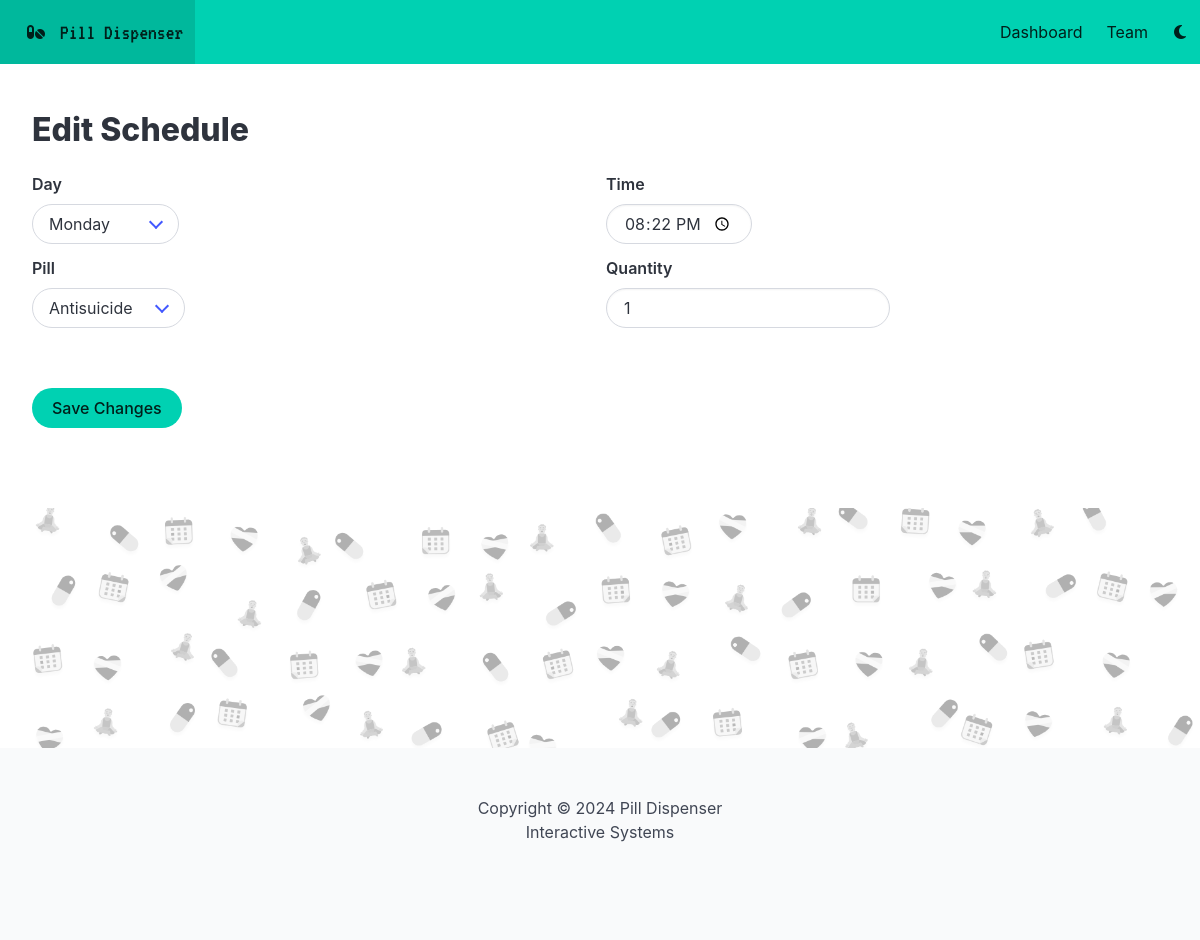
The page /edit_schedule/1 on the database as committed earlier.
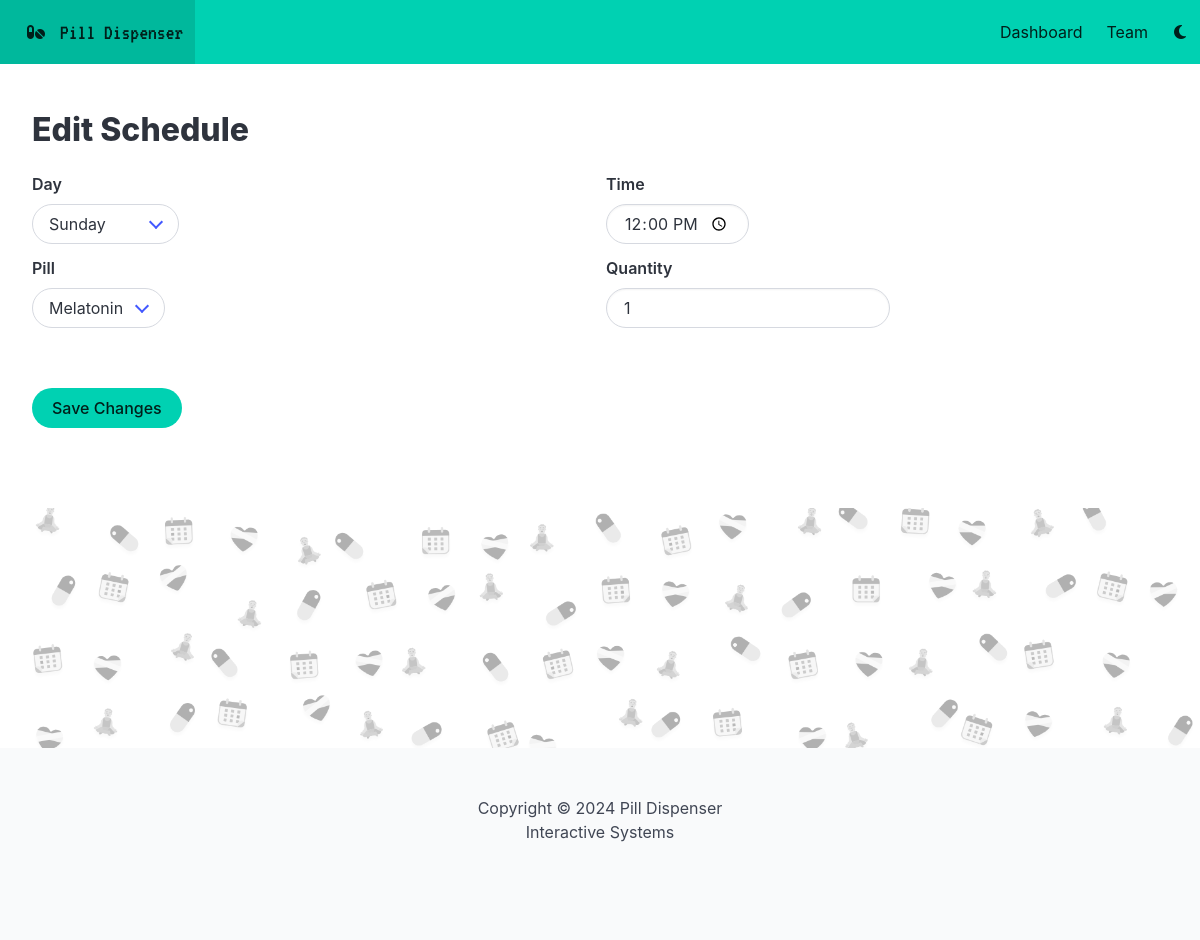
The same page on the database as committed later.
### app.py (models this page shows)
class Schedule(db.Model):
    id = db.Column(db.Integer, primary_key=True)
    day = db.Column(db.String(10), nullable=False) # 'Monday', 'Tuesday', 'Wednesday', 'Thursday', 'Friday', 'Saturday', 'Sunday'
    time = db.Column(db.String(5), nullable=False) # '09:00', '12:00', '15:00', '18:00', '21:00'
    quantity = db.Column(db.Integer, nullable=False, default=1) # 1, 2, 3, 4, 5
    pill_id = db.Column(db.Integer, db.ForeignKey('pill.id'), nullable=False)
    logs = db.relationship('Log', backref='schedule', lazy=True)

class Pill(db.Model):
    id = db.Column(db.Integer, primary_key=True)
    name = db.Column(db.String(100), nullable=False)
    dosage = db.Column(db.String(20), nullable=False) # '1mg', '2mg', '3mg', '4mg', '5mg'
    tank = db.Column(db.String(1), nullable=False, default='a') # 'a', 'b'
    schedules = db.relationship('Schedule', backref='pill', lazy=True)

### app.py (the view, shortened to what this page needs)
@app.route('/edit_schedule/<int:schedule_id>', methods=['GET', 'POST'])
def edit_schedule(schedule_id):
    schedule = Schedule.query.get_or_404(schedule_id)
    pills = Pill.query.all()
    return render_template('edit_schedule.html', schedule=schedule, pills=pills)

### templates/edit_schedule.html (shortened to what this page needs)
{% extends 'base.html' %}
{% block body %}
<section class="mt-6">
    <h1 class="title">Edit Schedule</h1>
    <form action="/edit_schedule/{{ schedule.id }}" method="POST">
        <div class="fixed-grid">
            <div class="grid">
                <div class="cell">
                    <div class="field">
                        <label for="day" class="label">Day</label>
                        <div class="select is-rounded">
                            <select id="day" name="day" required>
                                <option value="Monday" {% if schedule.day == 'Monday' %} selected {% endif %}>Monday</option>
                                <option value="Sunday" {% if schedule.day == 'Sunday' %} selected {% endif %}>Sunday</option>
                            </select>
                        </div>
                    </div>
                </div>
                <div class="cell">
                    <div class="field">
                        <label for="time" class="label">Time</label>
                        <input class="input is-rounded" style="width: max-content;" type="time" id="time" name="time" value="{{ schedule.time }}">
                    </div>
                </div>
                <div class="cell">
                    <div class="field">
                        <label for="pill" class="label">Pill</label>
                        <div class="select is-rounded">
                            <select id="pill" name="pill_id" required>
                                {% for pill in pills %}
                                    <option value="{{ pill.id }}" {% if pill.id == schedule.pill_id %} selected {% endif %}>{{ pill.name }}</option>
                                {% endfor %}
                            </select>
                        </div>
                    </div>
                </div>
                <div class="cell">
                    <div class="field">
                        <label for="quantity" class="label">Quantity</label>
                        <input class="input is-rounded" style="width: max-content;" type="number" id="quantity" name="quantity" min="1" value="{{ schedule.quantity }}" required><br><br>
                    </div>
                </div>
            </div>
        </div>
        <button type="submit" class="button is-primary is-rounded mt-3">Save Changes</button>
    </form>
</section>
{% endblock %}

### templates/base.html (shortened to what this page needs)
<!DOCTYPE html>
<html data-theme="light">
<head>
	<link rel="stylesheet" href="{{ url_for('static', filename='css/main.css') }}">
	<link
		rel="stylesheet"
		href="{{ url_for('static', filename='css/bulma.min.css') }}"
	>
	<link
		rel="stylesheet"
		href="{{ url_for('static', filename='css/fontawesome.min.css') }}"
	>
	<link
		rel="stylesheet"
		href="{{ url_for('static', filename='css/solid.min.css') }}"
	>
	<link
		rel="stylesheet"
		href="{{ url_for('static', filename='css/brands.min.css') }}"
	>
</head>
<body>
	<nav class="navbar is-primary" role="navigation" aria-label="main navigation">
		<div class="navbar-brand">
			<a class="navbar-item" href="/">
				<span class="icon is-large">
					<i class="fa-solid fa-pills"></i>
				</span>
				<span class="logo-title">Pill Dispenser</span>
			</a>
		</div>
		<div id="navbarBasicExample" class="navbar-menu">
			<div class="navbar-end">
				<a class="navbar-item" href="/">
					Dashboard
				</a>
				<a class="navbar-item" href="/team">
					Team
				</a>
				<a class="navbar-item" onclick="toggleTheme()">
					<span class="icon">
						<i class="fa-solid" id="theme-icon"></i>
					</span>
				</a>
			</div>
		</div>
	</nav>
	<main id="container" class="container is-fluid">
	{% block body %}
	{% endblock %}
	</main>
	<div class="cover"></div>
	<footer class="footer">
		<div class="content has-text-centered">
			<p>
				Copyright © 2024 Pill Dispenser
				<br>
				Interactive Systems
			</p>
		</div>
	</footer>
</body>
</html>

### static/css/main.css (style rules this page uses)
* { -webkit-box-sizing: border-box; -moz-box-sizing: border-box; box-sizing: border-box; }
.logo-title { font-family: 'VT323-Regular', sans-serif; font-size: 22px; }
.cover { margin-top: 80px; filter: grayscale(100%); opacity: 0.5; background: url('../images/cover.png') repeat center center; background-size: cover; height: 30vh; }

Rows that differ between the two databases and show on the page:
changed Schedule: day "Monday" → "Sunday"; time "20:22" → "12:00"; pill_id "Antisuicide" → "Melatonin"
